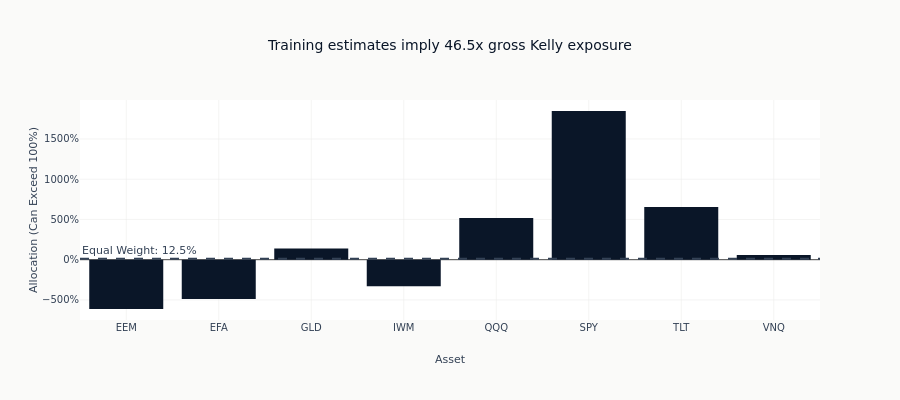

Write notebook code for a chart like this one.
### Code cell
fig = go.Figure()

fig.add_bar(
    x=assets,
    y=kelly_allocation,
    name="Kelly (Raw)",
    marker_color=COLORS["blue"],
)

# Add reference line for equal weight
fig.add_hline(
    y=1 / len(assets),
    line_dash="dash",
    line_color=COLORS["neutral"],
    annotation_text=f"Equal Weight: {1 / len(assets):.1%}",
    annotation_position="top left",
)

fig.update_layout(
    title=f"Training estimates imply {np.abs(kelly_allocation).sum():.1f}x gross Kelly exposure",
    xaxis_title="Asset",
    yaxis_title="Allocation (Can Exceed 100%)",
    yaxis_tickformat=".0%",
    height=400,
)
fig.show()

### Figure 1 — Plotly figure (JSON) as saved in the notebook; plotly's stock layout.template omitted (floating-point values rounded to 4 significant figures)
{"data": [{"marker": {"color": "#0a1628"}, "name": "Kelly (Raw)", "type": "bar", "x": ["EEM", "EFA", "GLD", "IWM", "QQQ", "SPY", "TLT", "VNQ"], "y": [-6.128, -4.89, 1.405, -3.303, 5.194, 18.48, 6.541, 0.5709]}], "layout": {"annotations": [{"showarrow": false, "text": "Equal Weight: 12.5%", "x": 0, "xanchor": "left", "xref": "x domain", "y": 0.125, "yanchor": "bottom", "yref": "y"}], "height": 400, "shapes": [{"line": {"color": "#334155", "dash": "dash"}, "type": "line", "x0": 0, "x1": 1, "xref": "x domain", "y0": 0.125, "y1": 0.125, "yref": "y"}], "title": {"text": "Training estimates imply 46.5x gross Kelly exposure"}, "xaxis": {"title": {"text": "Asset"}}, "yaxis": {"tickformat": ".0%", "title": {"text": "Allocation (Can Exceed 100%)"}}}}
